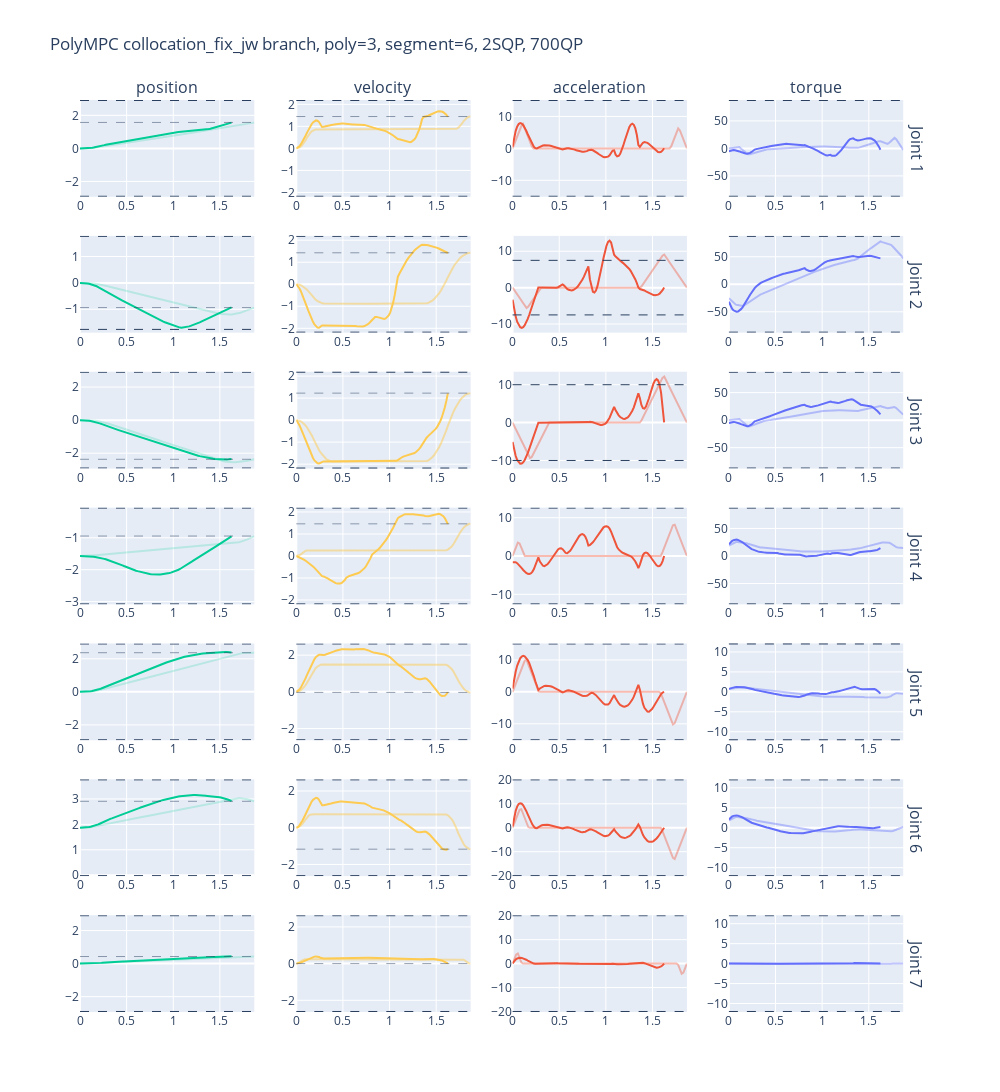

Source (notebook cell):
### Code cell
data = np.loadtxt("optimal_solution.txt")

target_state = data[0].T
target_position = target_state[1:8]
target_velocity = target_state[8:15]

data_rk = data[1:102].T
time_rk = data_rk[0]
position_rk = data_rk[1:8]
velocity_rk = data_rk[8:15]
acceleration_rk = data_rk[15:22]

data_mpc = data[102:].T
time_mpc = data_mpc[0]
position_mpc = data_mpc[1:8]
velocity_mpc = data_mpc[8:15]
acceleration_mpc = data_mpc[15:22]

model = pinocchio.buildModelFromUrdf("../robot_utils/panda-model/panda_arm.urdf")
data  = model.createData()

torque_mpc = np.zeros_like(position_mpc)
torque_rk = np.zeros_like(position_mpc)
for i in range(np.shape(torque_mpc)[1]):
    torque_mpc[:, i] = pinocchio.rnea(model, data, position_mpc[:, i], velocity_mpc[:, i], acceleration_mpc[:, i])
    torque_rk[:, i] = pinocchio.rnea(model, data, position_rk[:, i], velocity_rk[:, i], acceleration_rk[:, i])


position_limit = np.array([[-2.8973, -1.7628, -2.8973, -3.0718, -2.8973, -0.0175, -2.8973], 
                          [2.8973, 1.7628, 2.8973, -0.0698, 2.8973, 3.7525, 2.8973]])

velocity_limit = np.array([2.1750, 2.1750, 2.1750, 2.1750, 2.6100, 2.6100, 2.6100])

acceleration_limit = np.array([15.0, 7.5, 10.0, 12.5, 15.0, 20.0, 20.0])

torque_limit = np.array([87, 87, 87, 87, 12, 12, 12])

colors = px.colors.qualitative.Plotly
fig = make_subplots(rows=7, cols=4, column_titles=["position", "velocity", "acceleration", "torque"], row_titles=["Joint 1", "Joint 2", "Joint 3", "Joint 4", "Joint 5", "Joint 6", "Joint 7"])

for i in range(7):

    # Plot position trajectory, limit and target
    fig.add_trace(
    go.Scatter(x=time_mpc, y=position_mpc[i, :], line_color=colors[2]),
    row=i+1, col=1 )

    fig.add_trace(
    go.Scatter(x=time_rk, y=position_rk[i, :], opacity=0.2, line_color=colors[2]),
    row=i+1, col=1 )

    fig.add_hline(y=target_position[i],
    row=i+1, col=1, line_dash="dash", line_width=0.5)

    fig.add_hline(y=position_limit[0, i],
    row=i+1, col=1, line_dash="dash", line_width=1)

    fig.add_hline(y=position_limit[1, i],
    row=i+1, col=1, line_dash="dash", line_width=1)

    # Plot velocitiy trajectory, limit and target
    fig.add_trace(
    go.Scatter(x=time_mpc, y=velocity_mpc[i, :], line_color=colors[9]),
    row=i+1, col=2 )

    fig.add_trace(
    go.Scatter(x=time_rk, y=velocity_rk[i, :], opacity=0.5, line_color=colors[9]),
    row=i+1, col=2 )

    fig.add_hline(y=target_velocity[i],
    row=i+1, col=2, line_dash="dash", line_width=0.5)

    fig.add_hline(y=velocity_limit[i],
    row=i+1, col=2, line_dash="dash", line_width=1)

    fig.add_hline(y=-velocity_limit[i],
    row=i+1, col=2, line_dash="dash", line_width=1)

    # Plot acceleration trajectory and limit
    fig.add_trace(
    go.Scatter(x=time_mpc, y=acceleration_mpc[i, :], line_color=colors[1]),
    row=i+1, col=3 )

    fig.add_trace(
    go.Scatter(x=time_rk, y=acceleration_rk[i, :], opacity=0.4, line_color=colors[1]),
    row=i+1, col=3 )

    fig.add_hline(y=acceleration_limit[i],
    row=i+1, col=3, line_dash="dash", line_width=1)

    fig.add_hline(y=-acceleration_limit[i],
    row=i+1, col=3, line_dash="dash", line_width=1)

    # Plot torque , limit and target
    fig.add_trace(
    go.Scatter(x=time_mpc, y=torque_mpc[i, :], line_color=colors[0]),
    row=i+1, col=4 )

    fig.add_trace(
    go.Scatter(x=time_rk, y=torque_rk[i, :], opacity=0.4, line_color=colors[0]),
    row=i+1, col=4 )

    fig.add_hline(y=torque_limit[i],
    row=i+1, col=4, line_dash="dash", line_width=1)

    fig.add_hline(y=-torque_limit[i],
    row=i+1, col=4, line_dash="dash", line_width=1)
    
fig.update_layout(height=2000, width=1000, title_text="PolyMPC collocation_fix_jw branch, poly=3, segment=6, 2SQP, 700QP")
fig.update(layout_showlegend=False)
fig.show()
